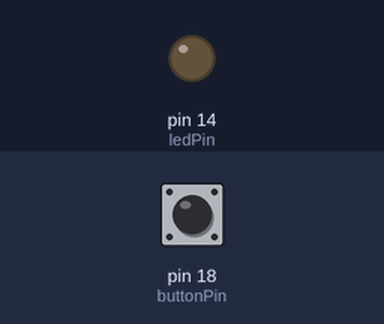
Bench run of a sketch on a simulated Arduino Uno, built with avr-gcc and run on an emulated ATmega328P. On the bench: output pins drawn as LEDs (lit = HIGH). Inputs (shaded band) come from the test bench; at power-on: pin 18 (buttonPin) LOW.

Above: at 1.2 s.
1.3 s: pin 18 (buttonPin) pulled HIGH for 0.15 s
At 1.37 s:
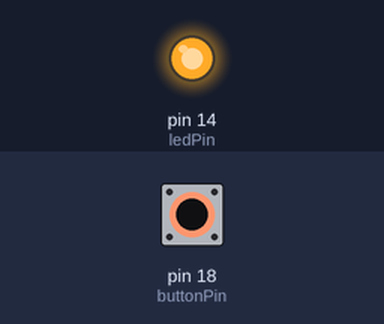
2.9 s: pin 18 (buttonPin) pulled HIGH for 3.2 s
At 7.3 s:
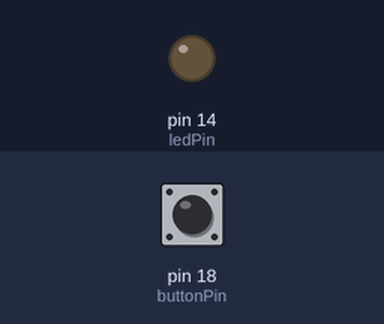
Timing chart, 0 to 8.8 s (numbered marks = the images above; inputs shaded):
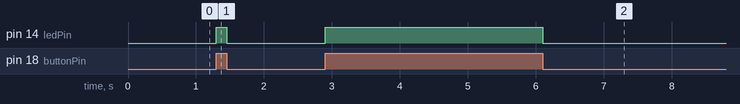

Measured:
- after the input at 1.3 s, pin 14 (ledPin): LOW → HIGH at once, → LOW 0.15 s later
- after the input at 2.9 s, pin 14 (ledPin): LOW → HIGH at once, → LOW 3.2 s later

The sketch:

OnOff.ino
```cpp
/*
  LED on when you press a button.
  LED off when you release a button.

  created 01-12-2009 by kasperkamperman.com
*/

const int buttonPin = 18;      // the pin that the pushbutton is attached to
const int ledPin    = 14;     // the pin that the LED is attached to

int buttonState     = 0;      // current state of the button

void setup() {
  pinMode(buttonPin, INPUT);  // initialize the button pin as a input
  pinMode(ledPin, OUTPUT);    // initialize the button pin as a output
}

void loop() {
  // read the pushbutton input pin
  buttonState = digitalRead(buttonPin);

  // turns LED on if the buttonState=HIGH or off if the buttonState=LOW
  digitalWrite(ledPin, buttonState);
}
```
